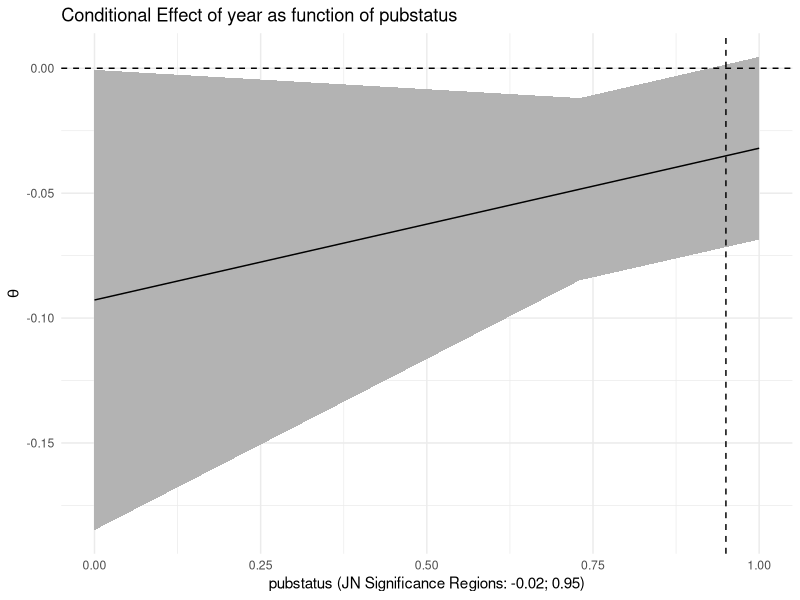
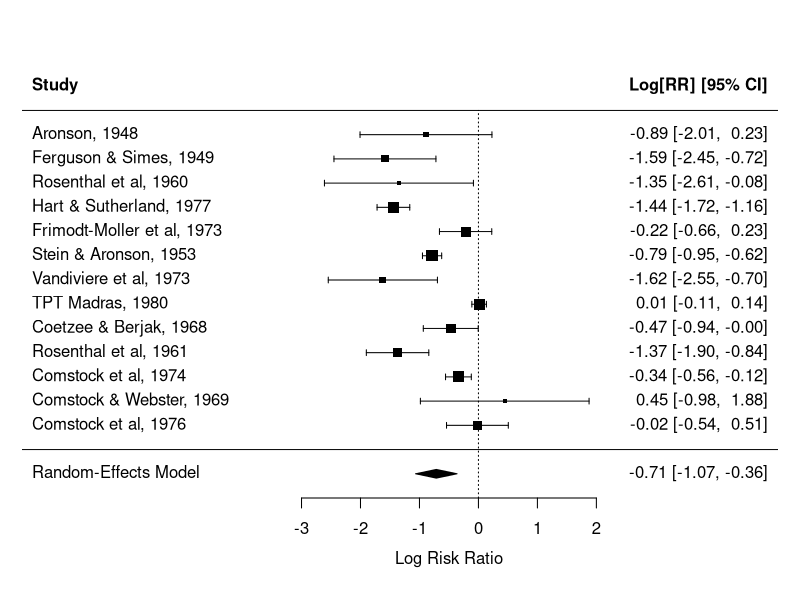
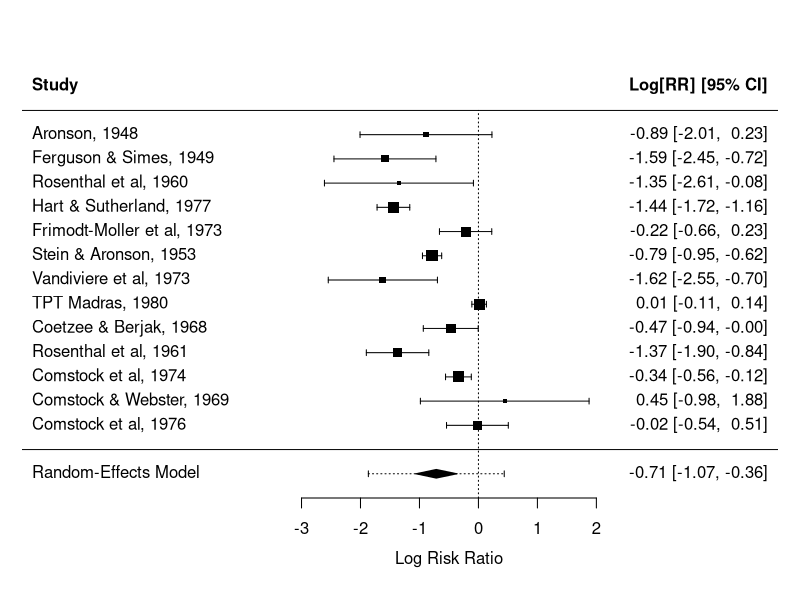
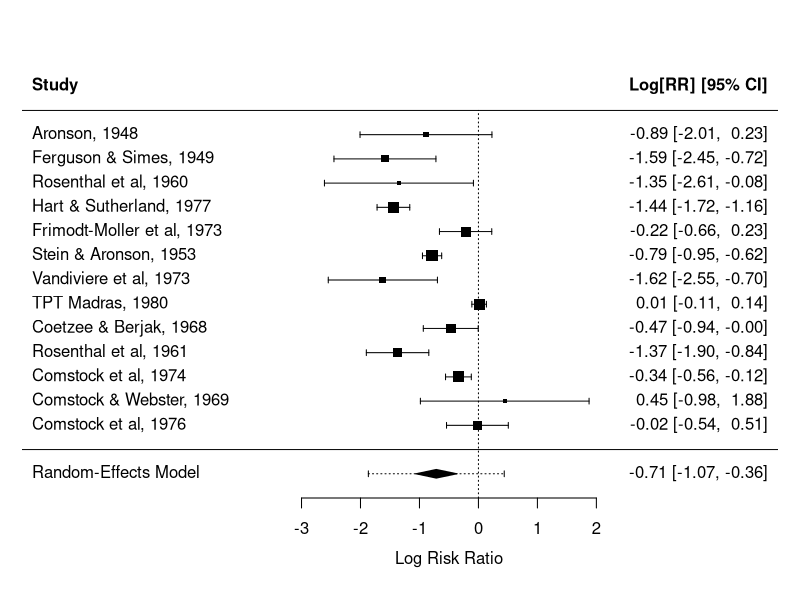
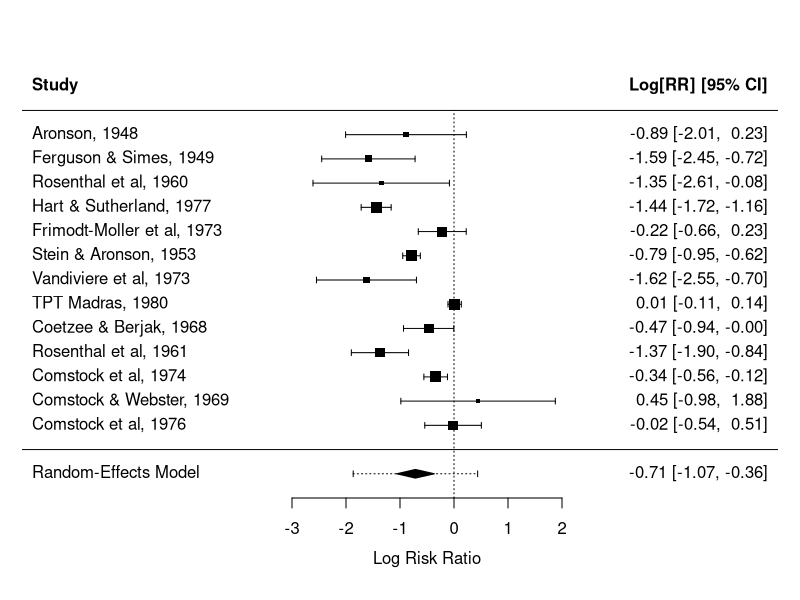
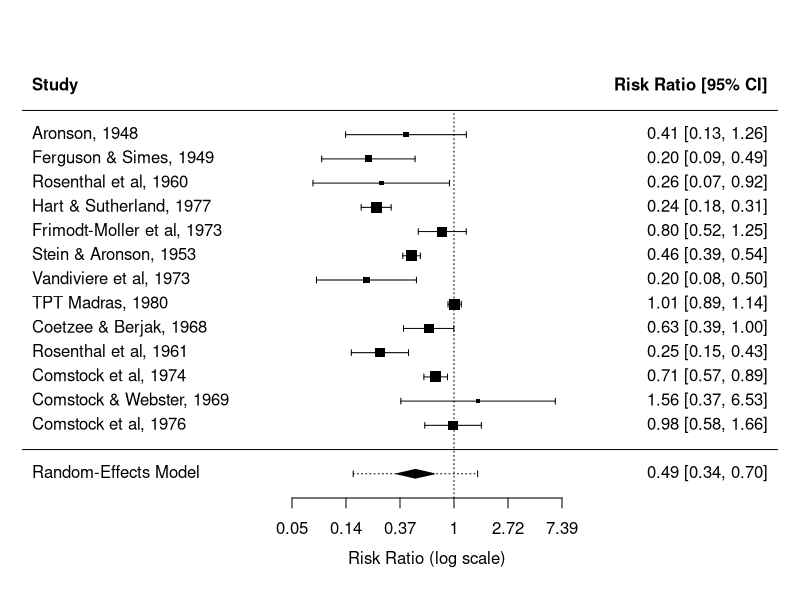
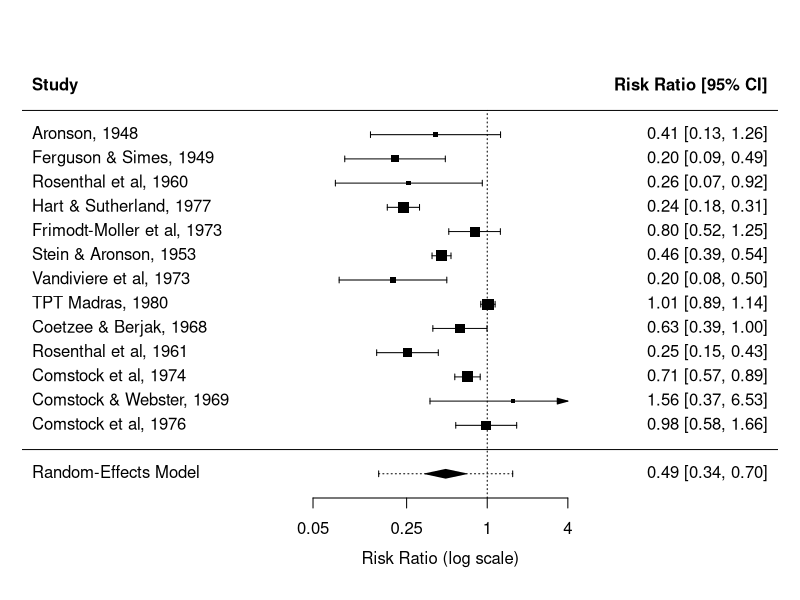
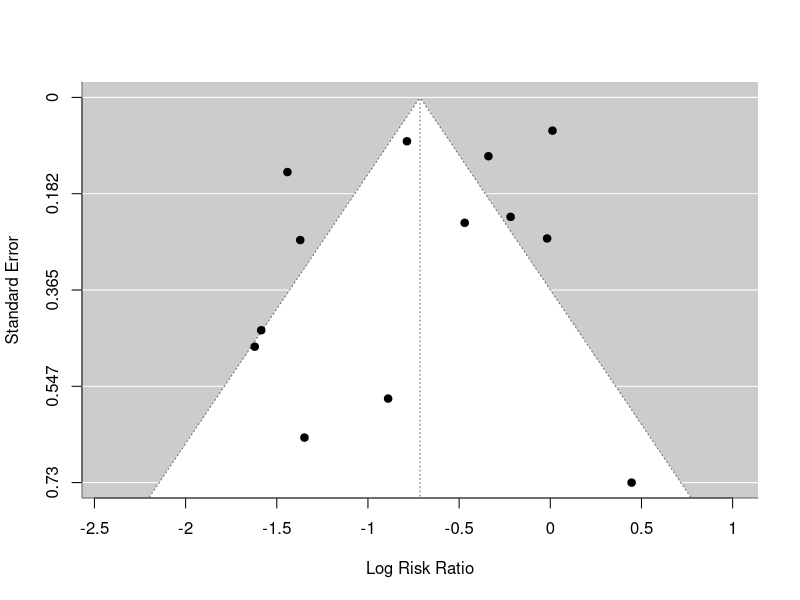

Write R code to recreate these figures, in order.
## ---- chunk 1
jnt = function(.rma.mv, predictor, moderator, alpha = .05) {
    require(stringi)
    library(tidyverse)
    
    # get coefficient for the predictor
    b1 = .rma.mv$b[predictor, 1]
    # get coefficient for the interaction term
    b3 = .rma.mv$b[paste0(predictor, ":", moderator), 1]
    
    # standard error for the predictor term
    se_b1 = .rma.mv$se[which(rownames(summary(.rma.mv)$b) == predictor)]
    
    # standard error for the interaction term
    se_b3 = .rma.mv$se[which(rownames(summary(.rma.mv)$b) == paste0(predictor, ":", moderator))]
    
    # covariance for the predictor and the interaction term
    COV_b1b3 = .rma.mv$vb[which(rownames(summary(.rma.mv)$b) == predictor), which(rownames(summary(.rma.mv)$b) == paste0(predictor, ":", moderator))]
    
    # the t-critical value
    t_crit = qt(1 - alpha / 2, df.residual(.rma.mv))
    
    
    # see Bauer & Curran, 2005
    a = t_crit ^ 2 * se_b3 ^ 2 - b3 ^ 2
    
    b = 2 * (t_crit ^ 2 * COV_b1b3 - b1 * b3)
    
    c = t_crit ^ 2 * se_b1 ^ 2 - b1 ^ 2
    
    jn = c((-b - sqrt(b ^ 2 - 4 * a * c)) / (2 * a),
           (-b + sqrt(b ^ 2 - 4 * a * c)) / (2 * a))
    
    JN = sort(unname(jn))
    
    # see whether it's inside the two numbers or outside
    
    if (length(JN) != 0){
        # randomly pick a number between the two cutoffs
        test_num <- runif(1, JN[1], JN[2])
        test_theta = b1 + test_num * b3
        test_se_theta = sqrt(se_b1 ^ 2 + 2 * test_num * COV_b1b3 + test_num ^ 2 * se_b3 ^ 2)
        
        test.ci.lo_theta = test_theta - qt(1 - alpha / 2, df.residual(.rma.mv)) * test_se_theta
        test.ci.hi_theta = test_theta + qt(1 - alpha / 2, df.residual(.rma.mv)) * test_se_theta
        if (0 %in% c(test.ci.lo_theta:test.ci.hi_theta)){
            print("inside the range")
        } else {
            print("outside the range")
        }
    }
    
    
    return(JN)
    rm(.rma.mv)
}
## ---- chunk 2
theta_plot = function(.rma.mv,
                      predictor,
                      moderator,
                      alpha = .05,
                      jn = F) {
    require(dplyr)
    require(ggplot2)
    theme_set(theme_minimal())
    require(stringi)
    
    .data = tibble(
        # get coefficient for the predictor
        b1 = .rma.mv$b[predictor, 1],
        # get coefficient for the interaction term
        b3 = .rma.mv$b[paste0(predictor, ":", moderator), 1],
        
        Z = quantile(.rma.mv$X[, moderator], seq(0, 1, .01)),
        
        theta = b1 + Z * b3,
        
        # standard error for the predictor term
        se_b1 = .rma.mv$se[which(rownames(summary(.rma.mv)$b) == predictor)],
        
        # standard error for the interaction term
        se_b3 = .rma.mv$se[which(rownames(summary(.rma.mv)$b) == paste0(predictor, ":", moderator))],
        
        # covariance for the predictor and the interaction term
        COV_b1b3 = .rma.mv$vb[which(rownames(summary(.rma.mv)$b) == predictor), which(rownames(summary(.rma.mv)$b) == paste0(predictor, ":", moderator))], 
        
        se_theta = sqrt(se_b1 ^ 2 + 2 * Z * COV_b1b3 + Z ^ 2 * se_b3 ^ 2),
        
        ci.lo_theta = theta - qt(1 - alpha / 2, df.residual(.rma.mv)) * se_theta,
        ci.hi_theta = theta + qt(1 - alpha / 2, df.residual(.rma.mv)) * se_theta
    )
    
    
    if (jn) {
        JN = jnt(
            .rma.mv = .rma.mv,
            predictor = predictor,
            moderator = moderator,
            alpha = alpha
        )
        JN_lines = geom_vline(xintercept = JN, linetype = 2)
        JN_regions = ifelse(length(JN) == 0,
                            "no significance regions",
                            paste(round(JN, 2), collapse = "; "))
        Xlab = paste0(moderator, " (JN Significance Regions: ", JN_regions, ")")
    } else {
        Xlab = moderator
        JN_lines = NULL
    }
    .data %>%
        ggplot(aes(x = Z, y = theta)) +
        geom_ribbon(aes(ymin = ci.lo_theta, ymax = ci.hi_theta), fill = "grey70") +
        geom_line() +
        ggtitle(paste(
            "Conditional Effect of",
            predictor,
            "as function of",
            moderator
        )) +
        geom_hline(yintercept = 0, linetype = 2) +
        labs(x = Xlab, y = expression(theta)) +
        JN_lines +
        xlim(min(.rma.mv$X[, moderator]), max(.rma.mv$X[, moderator]))
}
## ---- chunk 3
library(metafor)
mod <- rma.mv(yi, vi, mods = ~ year * pubstatus, random = ~ 1 | study/esid, data= dat.assink2016)
summary(mod)

jnt(mod, predictor = "year", moderator = "pubstatus")

theta_plot(mod, predictor = "year", moderator = "pubstatus", jn = T)
## ---- chunk 4
library(metafor)

dat.bcg
## ---- chunk 5
# calculate log risk ratios and corresponding sampling variances
# note: slab for adding 'study labels' to the dataset
dat <- escalc(measure="RR", ai=tpos, bi=tneg,
                            ci=cpos, di=cneg,
              slab=paste(author, ", ", year, sep=""), data=dat.bcg)
dat

# random-effects model (using log risk ratios and variances as input)
res <- rma(yi, vi, data=dat)
res

# predicted pooled risk ratio and corresponding CI/PI
predict(res, transf=exp, digits=2)

# forest plot
forest(res)
forest(res, addpred=TRUE, header=TRUE)
print(forest(res, addpred=TRUE, header=TRUE))
forest(res, addpred=TRUE, header=TRUE, xlim=c(-8,6))
forest(res, addpred=TRUE, header=TRUE, xlim=c(-8,6), atransf=exp)
forest(res, addpred=TRUE, header=TRUE, xlim=c(-8,5), atransf=exp, at=log(c(.05, .25, 1, 4)))

# funnel plot
funnel(res)
funnel(res, ylim=c(0,.8), las=1)
funnel(res, ylim=c(0,.8), las=1, digits=list(1L,1))

# calculate log odds ratios and corresponding sampling variances for
# the meta-analysis on the effectiveness of vaccines against cholera
dat <- escalc(measure="OR", ai=ai, n1i=n1i,
                            ci=ci, n2i=n2i, data=dat.graves2010)
dat

# random-effects model
res <- rma(yi, vi, data=dat)
predict(res, transf=exp, digits=2)

# contour-enhanced funnel plot
funnel(dat$yi, dat$vi, yaxis="seinv",
       xlim=c(-3,2), ylim=c(.00001,8), xaxs="i", yaxs="i", las=1,
       level=c(.10, .05, .01), shade=c("white", "gray55", "gray75"),
       legend=TRUE, back="gray90", hlines=NULL, ylab="Precision (1/se)")

# meta-analysis on the risk of lung cancer in women exposed to environmental
# tobacco smoke (ETS) from their smoking spouse (yi are log odds ratios)
res <- rma(yi, vi, data=dat.hackshaw1998)
res
predict(res, transf=exp, digits=2)
funnel(res, ylim=c(0,.8), las=1, digits=list(1L,1))

# trim and fill method
funnel(trimfill(res), las=1, ylim=c(0,.8), digits=list(1L,1), legend=TRUE)
